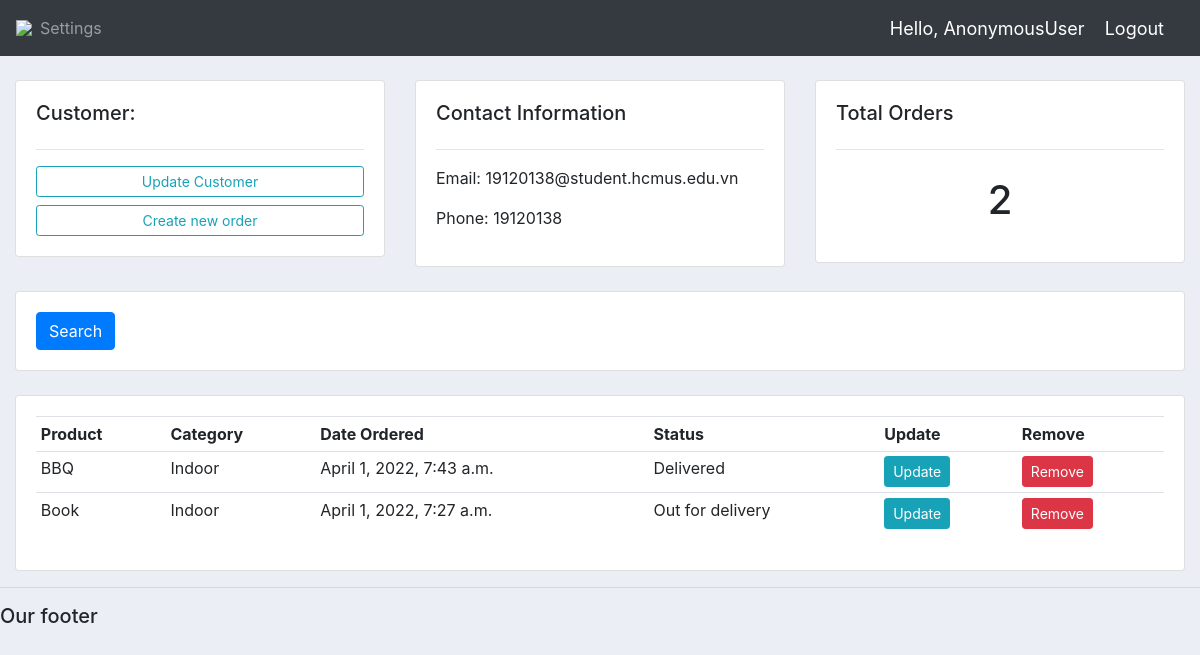
Screenshot of /customers/1/ with the database file from the repository.
### accounts/models.py (models this page shows, shortened)
class Customer(models.Model):
    id = models.AutoField(primary_key=True)
    user = models.OneToOneField(User, null=True,blank=True, on_delete=models.CASCADE)
    name = models.CharField(max_length=200, null=True)
    phone = models.CharField(max_length=200, null=True)
    email = models.CharField(max_length=200, null=True)
    profile_pic = models.ImageField(default="Profile.jpg", null=True, blank=True)
    date_created = models.DateTimeField(auto_now_add=True, null=True)

class Order(models.Model):
    STATUS = (
        ('Pending', 'Pending'),
        ('Out for delivery', 'Out for delivery'),
        ('Delivered', 'Delivered'),
    )
    id = models.AutoField(primary_key=True)
    customer = models.ForeignKey(Customer, null=True, on_delete=models.SET_NULL)
    product = models.ForeignKey(Product, null=True, on_delete=models.SET_NULL)
    date_created = models.DateTimeField(auto_now_add=True, null=True)
    status = models.CharField(max_length=200, null=True, choices=STATUS)
    tags = models.ManyToManyField(Tag)

class Product(models.Model):
    CATEGORY = (
        ('Indoor', 'Indoor'),
        ('Out Door', 'Out Door'),
    )
    id = models.AutoField(primary_key=True)
    name = models.CharField(max_length=200, null=True)
    price = models.FloatField(null=True)
    category = models.CharField(max_length=200, null=True, choices=CATEGORY)
    description = models.CharField(max_length=200, null=True)
    date_created = models.DateTimeField(auto_now_add=True, null=True)
    def __str__(self):
        return self.name

### accounts/views.py (the view)
# urls.py: path("customers/<str:pk_test>/", views.customer, name="customers"),
def customer(request, pk_test):
    customer = Customer.objects.get(id=pk_test)
    orders = customer.order_set.all()
    order_count = orders.count()
    context = {'customer': customer, 'orders': orders, 'order_count': order_count}
    return render(request, "accounts/customer.html", context)

### accounts/templates/accounts/customer.html
{%  extends 'accounts/main.html' %}
{% block content %}
<br>
<div class="row">
	<div class="col-md">
		<div class="card card-body">
			<h5>Customer:</h5>
			<hr>
			<a class="btn btn-outline-info  btn-sm btn-block" href="">Update Customer</a>
			<a class="btn btn-outline-info  btn-sm btn-block" href="{% url 'create_order' customer.id %}">Create new order</a>
		</div>
	</div>
	<div class="col-md">
		<div class="card card-body">
			<h5>Contact Information</h5>
			<hr>
			<p>Email: {{customer.email}}</p>
			<p>Phone: {{customer.phone}}</p>
		</div>
	</div>
	<div class="col-md">
		<div class="card card-body">
			<h5>Total Orders</h5>
			<hr>
			<h1 style="text-align: center;padding: 10px">{{order_count}}</h1>
		</div>
	</div>
</div>
<br>
<div class="row">
	<div class="col">
		<div class="card card-body">
			<form method="get">
		    <button class="btn btn-primary" type="submit">Search</button>
		  </form>
		</div>
	</div>
</div>
<br>
<div class="row">
	<div class="col-md">
		<div class="card card-body">
			<table class="table table-sm">
				<tr>
					<th>Product</th>
					<th>Category</th>
					<th>Date Ordered</th>
					<th>Status</th>
					<th>Update</th>
					<th>Remove</th>
				</tr>
				{% for order in orders %}
				<tr>
					<td>{{order.product}}</td>
					<td>{{order.product.category}}</td>
					<td>{{order.product.date_created}}</td>
					<td>{{order.status}}</td>
					<td><a class="btn btn-sm btn-info" href="{% url 'update_order' order.id %}">Update</a></td>
					<td><a class="btn btn-sm btn-danger" href="{% url 'delete_order' order.id %}">Remove</a></td>
				</tr>
				{% endfor %}
			</table>
		</div>
	</div>
</div>
{% endblock %}

### static/css/main.css (style rules this page uses)
body { background-color: #ebeff5; }

### rows the page displays
Customer: email "19120138@student.hcmus.edu.vn", phone "19120138"
Order: product "BBQ", product.category "Indoor", product.date_created "April 1, 2022, 7:43 a.m.", status "Delivered"
Order: product "Book", product.category "Indoor", product.date_created "April 1, 2022, 7:27 a.m.", status "Out for delivery"

### other values shown
{{ request.user }} "AnonymousUser"
{{ order_count }} "2"
